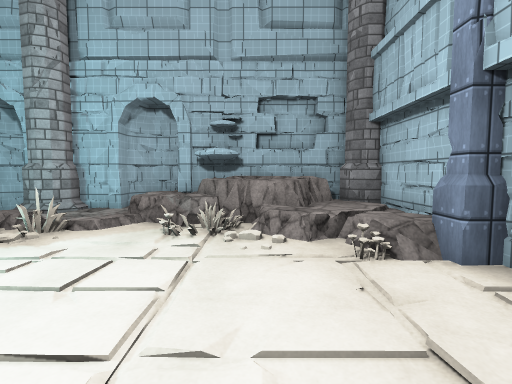
[1] (above)

13 first-person views from a walk through a Unity game level. The camera is 1.4 m above the floor, tilts 4° down and sees 85° across. The floor is counted in squares, 1 m on a side. Each view is taken from the middle of a square. On the plan, view 1 faces up. The plan holds only what a view shows up to about 14 squares ahead; the rest is blank. The place goes on beyond the plan. Some animated figures are not drawn. Surface patterns are stand-ins for the level's own textures.

[2]
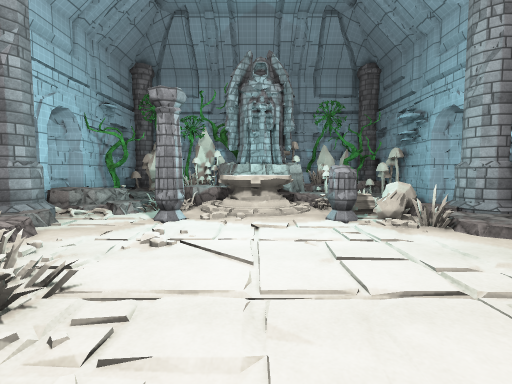

[3]
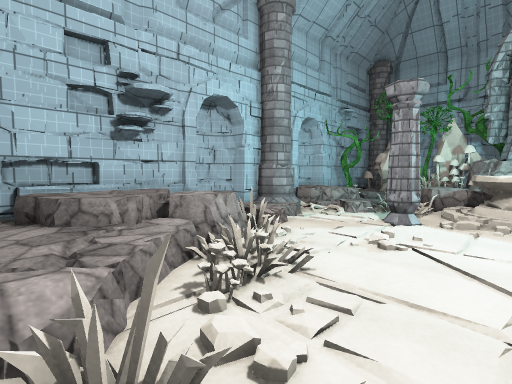

[4]
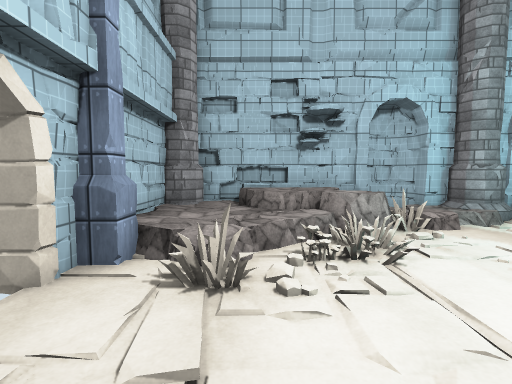

[5]
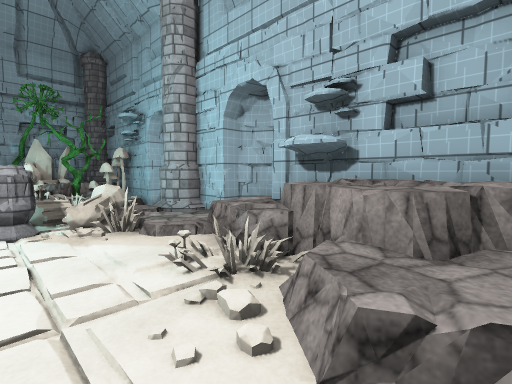

[6]
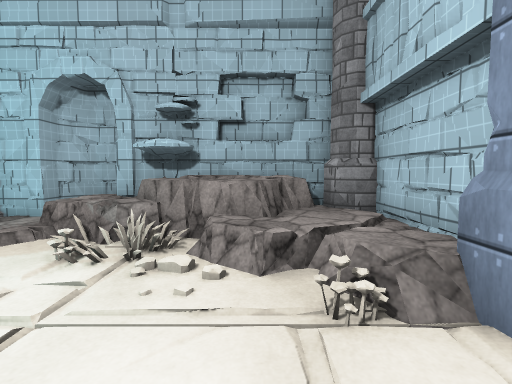

[7]
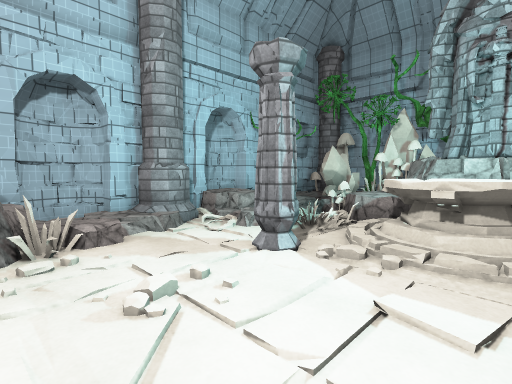

[8]
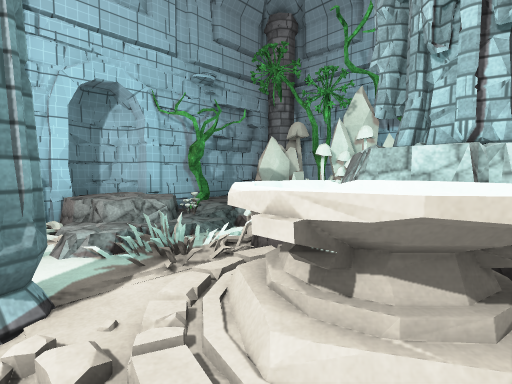

[9]
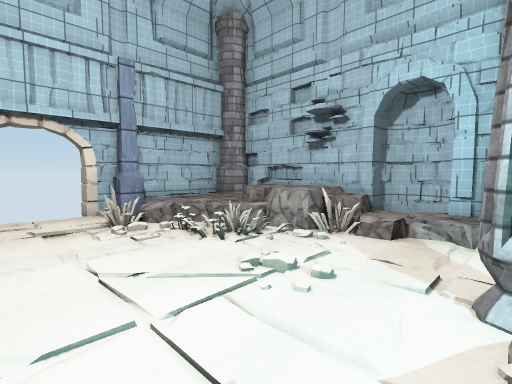

[10]
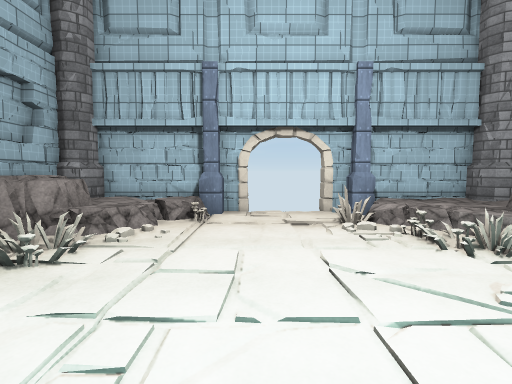

[11]
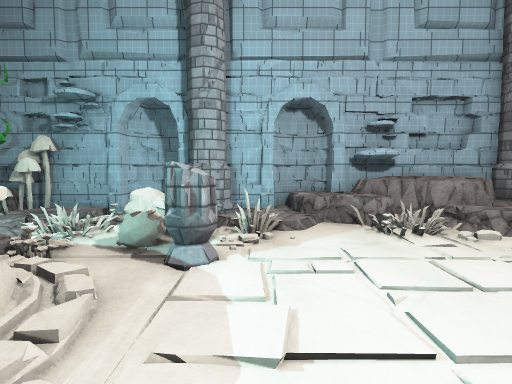

[12]
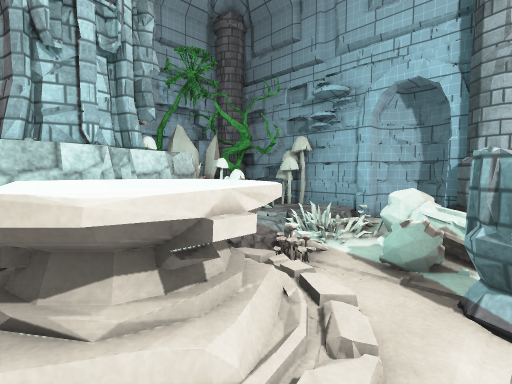

[13]
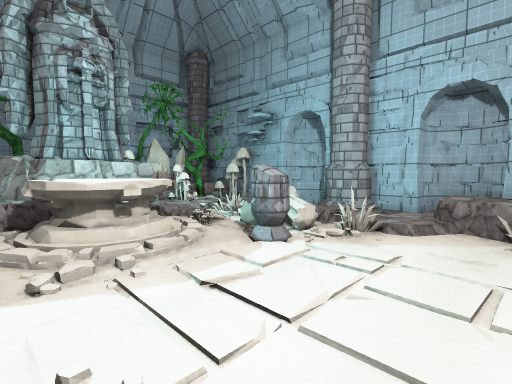

### Floor plan
Key: @ floor where view 1 was taken; # wall or solid block; x gap in a wall; . main floor; : floor 0.25 m higher than the main floor; + floor 0.5 m higher than the main floor; / step, stairs or slope; = window, fence, low wall or low ledge; ^ raised ledge; O other object.
Columns run from 10 left of view 1 to 4 right of it. Each row starts with its distance up from view 1.
 11        #
 10 ###  #### OOOOO
  9 ###OO#OO#OOOO #
  8  O#OO  OOOOOOO#
  7  .==#//.../O  #
  6  .#==/..O.//:O#
  5  O =O/......OO#
  4  .x.O........O#
  3 ###/..........
  2 O ^///........
  1 O=^//........ #
  0 O##. .//..@/.O#
 -1 O... .../OO+ O#
 -2  ......////   #
 -3    ///+/OO    #
 -4  OO:O  OOOO  O#
 -5 #OO#O# OOO### #
 -6 #### #O#  ####

Where each view was taken, in squares from view 1:
view 1: 0 up, 0 right, facing up
view 2: 2 up, 2 right, facing left
view 3: 2 up, 2 right, facing down-left
view 4: 4 up, 1 right, facing down
view 5: 4 up, 2 right, facing up-left
view 6: 2 up, 1 right, facing up
view 7: 3 up, 2 left, facing down-left
view 8: 3 up, 6 left, facing down-left
view 9: 3 up, 6 left, facing down-right
view 10: 3 up, 6 left, facing right
view 11: 0 up, 5 left, facing up
view 12: 1 up, 6 left, facing up-left
view 13: 0 up, 2 left, facing up-left
